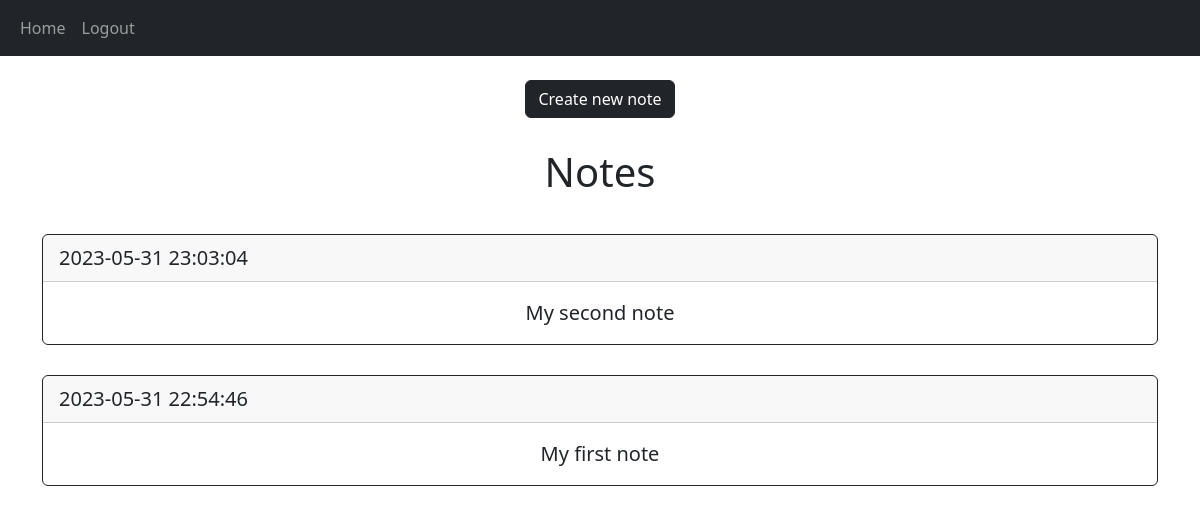
The app's page /home (signed in) with its own data.
### src/models.py (models this page shows)
class Content(db.Model):
      id = db.Column(db.Integer, primary_key=True)
      date_created = db.Column(db.DateTime(timezone=True), default=func.now())
      text = db.Column(db.Text)
      type = db.Column(db.Enum('films', 'books', 'todo'), default='todo')
      author = db.Column(db.Integer, db.ForeignKey('user.id', ondelete='CASCADE'), nullable=False)

### src/general/general.py (the view)
@general.route("/home")
@login_required
def home():
    notes = Content.query.filter_by(author=current_user.id).order_by(desc(Content.date_created))
    return render_template("general/home.html", user=current_user, notes=notes)

### src/__init__.py (called while the page is built)
def create_app():
    app = Flask(__name__)
    app.config['SECRET_KEY'] = 'Helloworld'
    app.config['SQLALCHEMY_DATABASE_URI'] = f'sqlite:///{DB_NAME}'
    db.init_app(app)
    from .general import general
    from .auth import auth
    app.register_blueprint(general, url_prefix="/")
    app.register_blueprint(auth, url_prefix="/")
    from .models import User
    create_database(app)
    login_manager = LoginManager()
    login_manager.login_view = "auth.login"
    login_manager.init_app(app)
    @login_manager.user_loader
    def load_user(id):
        return User.query.get(int(id))
    return app

### src/general/templates/general/home.html (shortened to what this page needs)
{% extends "base.html" %}
{% block body %}
<div>
    <a href="/add-note">
        <button class="btn btn-dark" type="submit">
            Create new note
        </button>
    </a>
</div>
<h1 align="center">Notes</h1>
<div>
    {% for note in notes %}
        <div class="card border-dark">
            <div class="card-header justify-content-between d-flex">
                <div class="">
                    <little>{{note.date_created}}</little>
                </div>
            </div>
            <div class="card-body">
                {{note.text}}
            </div>
        </div>
    {% endfor %}
</div>
{% endblock %}

### records on screen
Content: date_created "2023-05-31 23:03:04", text "My second note"
Content: date_created "2023-05-31 22:54:46", text "My first note"
